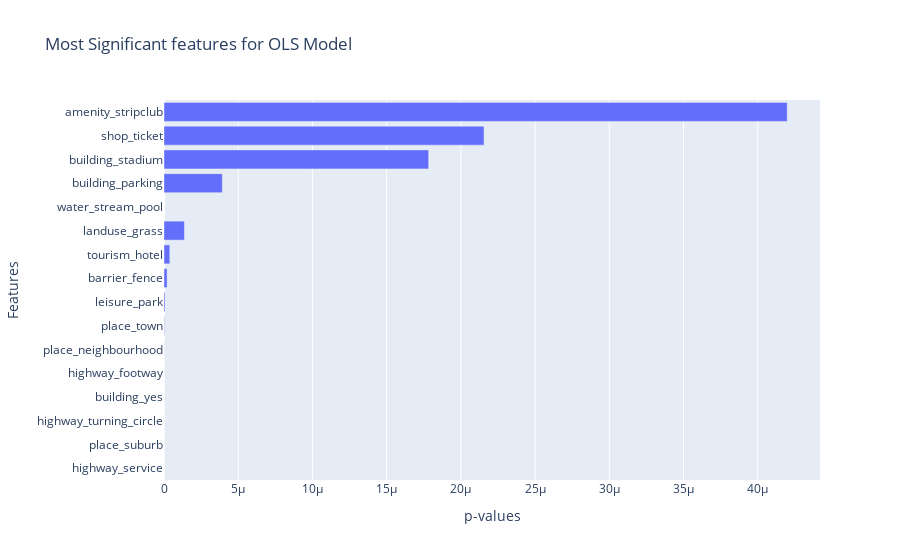

Source (notebook cell):
### Code cell
imp_pvalues = pvalues[pvalues.argsort()][:16]
imp_features = pvalues.index[pvalues.argsort()][:16]

fig = go.Figure(data = [go.Bar(y=imp_features, x=imp_pvalues, orientation='h')])
fig.update_layout(xaxis_title = "p-values", yaxis_title = "Features", title ='Most Significant features for OLS Model')

fig.show()
# fig.update_layout(barmode='horizontal')

### Figure 1 — Plotly figure (JSON) as saved in the notebook; plotly's stock layout.template omitted (floating-point values rounded to 4 significant figures)
{"data": [{"orientation": "h", "type": "bar", "x": [1.539e-56, 6.449e-29, 8.571e-15, 4.053e-11, 3.968e-10, 2.993e-09, 2.895e-08, 7.005e-08, 2.108e-07, 3.911e-07, 1.377e-06, null, 3.93e-06, 1.783e-05, 2.156e-05, 4.199e-05], "y": ["highway_service", "place_suburb", "highway_turning_circle", "building_yes", "highway_footway", "place_neighbourhood", "place_town", "leisure_park", "barrier_fence", "tourism_hotel", "landuse_grass", "water_stream_pool", "building_parking", "building_stadium", "shop_ticket", "amenity_stripclub"]}], "layout": {"title": {"text": "Most Significant features for OLS Model"}, "xaxis": {"title": {"text": "p-values"}}, "yaxis": {"title": {"text": "Features"}}}}
